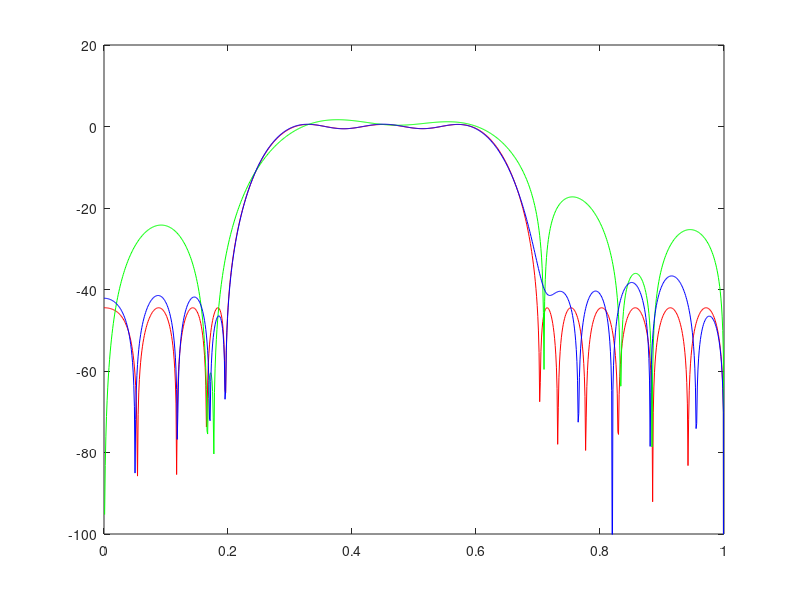

Write the MATLAB code that produced this figure.
ws1 = 0.2*pi; wp1 = 0.3*pi; wp2 = 0.6*pi; ws2 = 0.7*pi;
f = [ws1 wp1 wp2 ws2]/pi;
a = [0 1 0];
rp = 0.1; rs = 0.01;
dev = [rs rp rs];
[M,fo,ao,w] = firpmord(f,a,dev);
h = firpm(M+5,fo,ao,w);
w = linspace(0,pi,1000);
mag = freqz(h,[1],w);
figure(1);
plot(w/pi,20*log10(abs(mag)),'r');
hold on;
axis([0 1 -100 20])

% quantization
N = 4; % 4 bits quantization
q = 2^(-N);
num_4b = round(h/q)*q;
H_4b = freqz(num_4b, [1], w);
plot(w/pi,20*log10(abs(H_4b)),'g');

N = 8; % 8 bits quantization
q = 2^(-N);
num_8b = round(h/q)*q;
H_8b = freqz(num_8b, [1], w);
plot(w/pi,20*log10(abs(H_8b)),'b');

